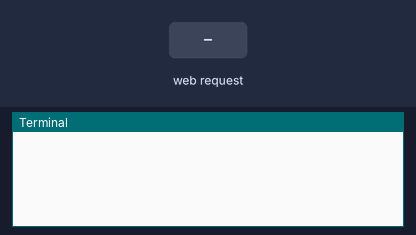
A program run on a simulated Raspberry Pi (BCM pin numbers). Parts: the last lines printed to the terminal. The inputs (shaded band) are chosen by the test bench. The camera gives no picture and a still takes 0.5 s; the clock reads 2024-03-15 10:24:30 at power-on unless the program sets it.

Above: at 1.2 s.
1.3 s: HTTP request for / received
At 2.3 s:
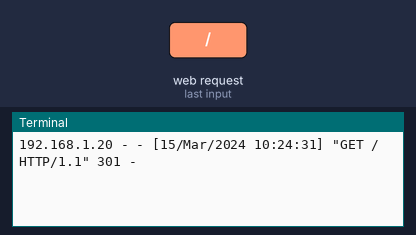
2.8 s: HTTP request for /index.html received
At 3.5 s:
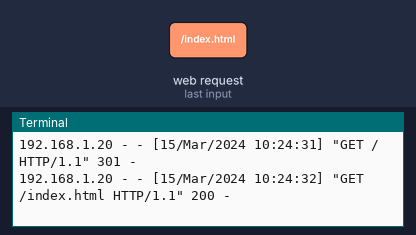
4.3 s: HTTP request for /stream.mjpg received
At 4.6 s:
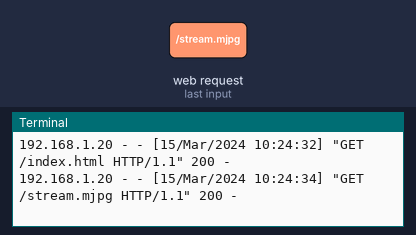

The program:

streaming_camera.py
```python
  # Web streaming example
# Source code from the official PiCamera package
# http://picamera.readthedocs.io/en/latest/recipes2.html#web-streaming

import io
import picamera
import logging
import socketserver
from threading import Condition
from http import server

PAGE="""\
<html>
<head>
<title>Raspberry Pi - Rover Video</title>
</head>
<body>
<center><h1>Raspberry Pi - Rover Live Video</h1></center>
<center><img src="stream.mjpg" width="1333" height="1000"></center>
<center><h1> Made by Group B.3 for EGEN 310R</h1></center>
</body>
</html>
"""

class StreamingOutput(object):
    def __init__(self):
        self.frame = None
        self.buffer = io.BytesIO()
        self.condition = Condition()

    def write(self, buf):
        if buf.startswith(b'\xff\xd8'):
            # New frame, copy the existing buffer's content and notify all
            # clients it's available
            self.buffer.truncate()
            with self.condition:
                self.frame = self.buffer.getvalue()
                self.condition.notify_all()
            self.buffer.seek(0)
        return self.buffer.write(buf)

class StreamingHandler(server.BaseHTTPRequestHandler):
    def do_GET(self):
        if self.path == '/':
            self.send_response(301)
            self.send_header('Location', '/index.html')
            self.end_headers()
        elif self.path == '/index.html':
            content = PAGE.encode('utf-8')
            self.send_response(200)
            self.send_header('Content-Type', 'text/html')
            self.send_header('Content-Length', len(content))
            self.end_headers()
            self.wfile.write(content)
        elif self.path == '/stream.mjpg':
            self.send_response(200)
            self.send_header('Age', 0)
            self.send_header('Cache-Control', 'no-cache, private')
            self.send_header('Pragma', 'no-cache')
            self.send_header('Content-Type', 'multipart/x-mixed-replace; boundary=FRAME')
            self.end_headers()
            try:
                while True:
                    with output.condition:
                        output.condition.wait()
                        frame = output.frame
                    self.wfile.write(b'--FRAME\r\n')
                    self.send_header('Content-Type', 'image/jpeg')
                    self.send_header('Content-Length', len(frame))
                    self.end_headers()
                    self.wfile.write(frame)
                    self.wfile.write(b'\r\n')
            except Exception as e:
                logging.warning(
                    'Removed streaming client %s: %s',
                    self.client_address, str(e))
        else:
            self.send_error(404)
            self.end_headers()

class StreamingServer(socketserver.ThreadingMixIn, server.HTTPServer):
    allow_reuse_address = True
    daemon_threads = True

with picamera.PiCamera(resolution='640x480', framerate=24) as camera:
    output = StreamingOutput()
    #Uncomment the next line to change your Pi's Camera rotation (in degrees)
    camera.rotation = 180
    camera.start_recording(output, format='mjpeg')
    try:
        address = ('', 8000)
        server = StreamingServer(address, StreamingHandler)
        server.serve_forever()
    finally:
        camera.stop_recording()
```

Measured:
- after the input at 1.3 s, the terminal: prints a new line at once (image 1)
- after the input at 2.8 s, the terminal: prints a new line at once (image 2)
- after the input at 4.3 s, the terminal: prints a new line at once (image 3)
